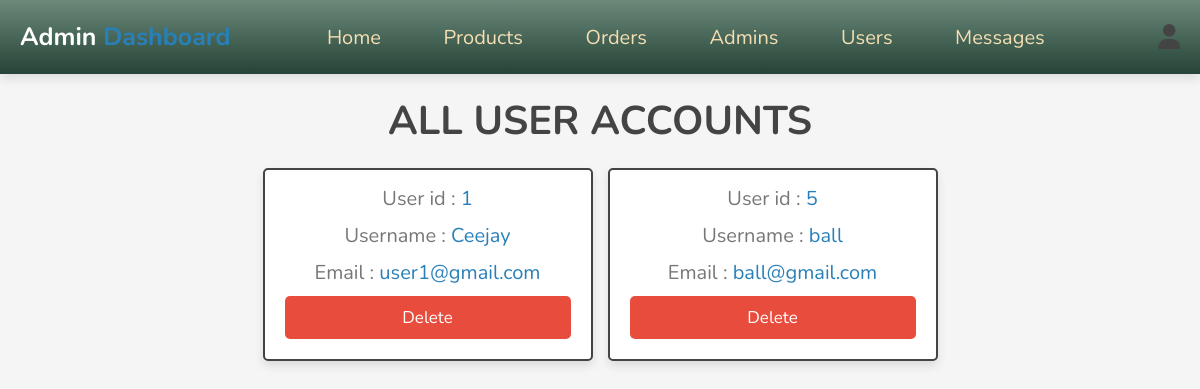
Page /admin/users_accounts.php (signed in) on the earlier database version.
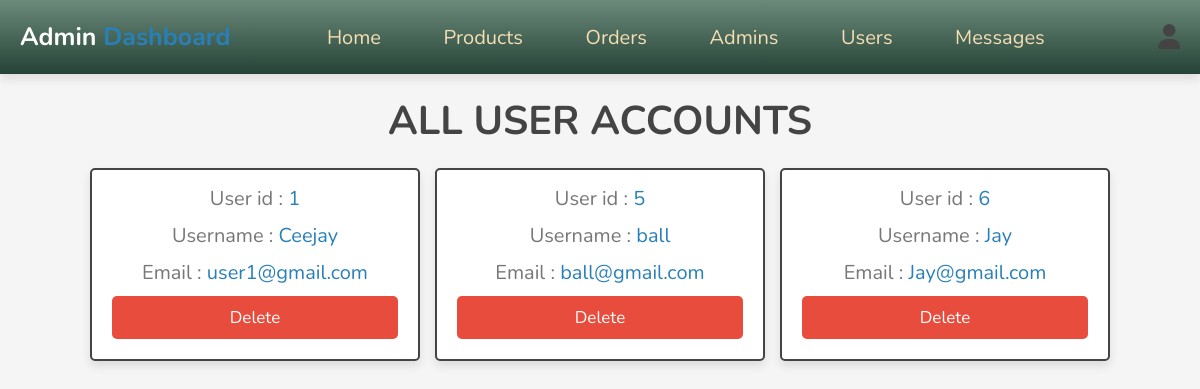
Same page on the later database version.
### tables this page shows
CREATE TABLE `users` (
  `id` int(100) NOT NULL,
  `name` varchar(20) NOT NULL,
  `email` varchar(50) NOT NULL,
  `password` varchar(50) NOT NULL
);

### admin/users_accounts.php (the view, shortened to what this page needs)
<?php
include '../components/connect.php';
?>
<!DOCTYPE html>
<html lang="en">
<head>
   <link rel="stylesheet" href="https://cdnjs.cloudflare.com/ajax/libs/font-awesome/6.1.1/css/all.min.css">
   <link rel="stylesheet" href="../css/admin_style.css">
</head>
<body>
<?php include '../components/admin_header.php'; ?>
<section class="accounts">
   <h1 class="heading">All User Accounts</h1>
   <div class="box-container">
   <?php
      $select_accounts = $conn->prepare("SELECT * FROM `users`");
      $select_accounts->execute();
      if($select_accounts->rowCount() > 0){
         while($fetch_accounts = $select_accounts->fetch(PDO::FETCH_ASSOC)){
   ?>
   <div class="box">
      <p> User id : <span><?= $fetch_accounts['id']; ?></span> </p>
      <p> Username : <span><?= $fetch_accounts['name']; ?></span> </p>
      <p> Email : <span><?= $fetch_accounts['email']; ?></span> </p>
      <a href="users_accounts.php?delete=<?= $fetch_accounts['id']; ?>" onclick="return confirm('Delete this account? the user related information will also be deleted.')" class="delete-btn">Delete</a>
   </div>
   <?php
         }
      }else{
         echo '<p class="empty">No user accounts available!</p>';
      }
   ?>
   </div>
</section>
</body>
</html>

Differences in the rows shown:
added users: id "6", name "Jay", email "Jay@gmail.com"
